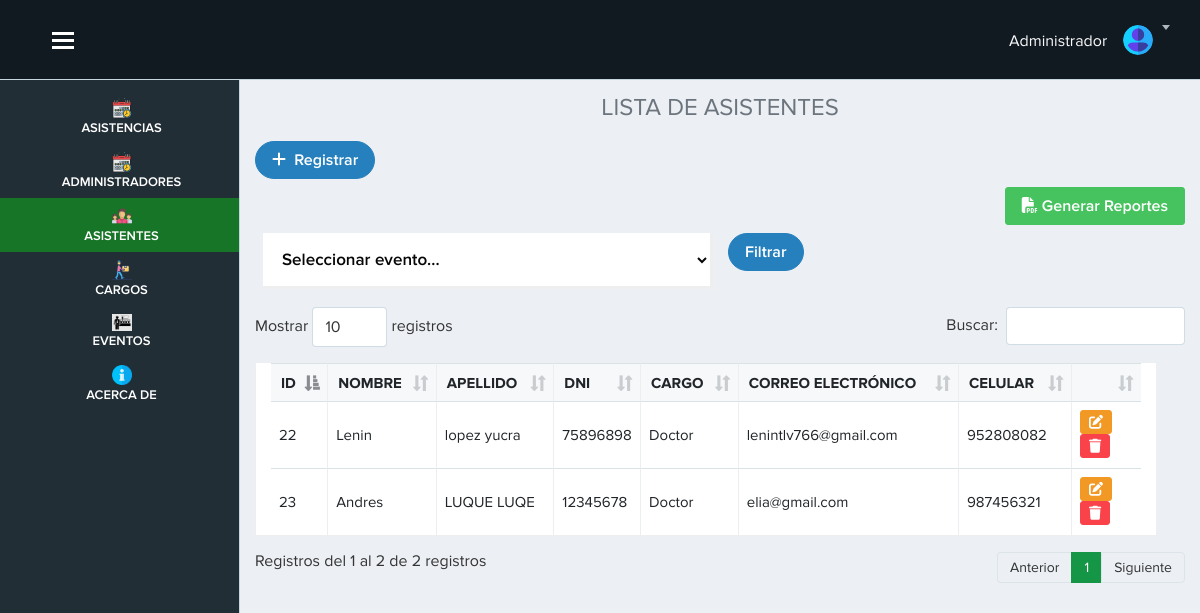
/vista/empleado.php (signed in), run on the app's committed database.
### tables this page shows
CREATE TABLE `empleado`  (
  `id_empleado` int NOT NULL AUTO_INCREMENT,
  `nombre` varchar(100) NULL DEFAULT NULL,
  `apellido` varchar(255) NULL DEFAULT NULL,
  `dni` varchar(255) NOT NULL,
  `cargo` int NOT NULL,
  `id_evento` int NULL DEFAULT NULL,
  `correo` varchar(255) NULL DEFAULT NULL,
  `celular` varchar(255) NULL DEFAULT NULL,
  PRIMARY KEY (`id_empleado`) USING BTREE,
  INDEX `fk1`(`cargo` ASC) USING BTREE,
  CONSTRAINT `fk1` FOREIGN KEY (`cargo`) REFERENCES `cargo` (`id_cargo`) ON DELETE CASCADE ON UPDATE RESTRICT
);

CREATE TABLE `cargo`  (
  `id_cargo` int NOT NULL AUTO_INCREMENT,
  `nombre` varchar(100) NULL DEFAULT NULL,
  PRIMARY KEY (`id_cargo`) USING BTREE
);

### vista/empleado.php (the view, shortened to what this page needs)
<?php require('./layout/topbar.php'); ?>
<?php require('./layout/sidebar.php'); ?>
<div class="page-content">
    <h4 class="text-center text-secondary">LISTA DE ASISTENTES</h4>
    <?php
    include "../controlador/controlador_eliminar_empleado.php";
    if (isset($_POST['txtevento'])) {
        $id_evento = $_POST['txtevento'];
        $sql = $conexion->prepare("SELECT empleado.id_empleado, empleado.nombre, empleado.apellido, empleado.dni, empleado.cargo, empleado.correo, empleado.celular, cargo.nombre AS nom_cargo
                                    FROM empleado
                                    INNER JOIN cargo ON empleado.cargo = cargo.id_cargo
                                    WHERE empleado.id_evento = ?");
        $sql->bind_param("i", $id_evento);
        $sql->execute();
        $result = $sql->get_result();
    } else {
        $result = $conexion->query("SELECT empleado.id_empleado, empleado.nombre, empleado.apellido, empleado.dni, empleado.cargo, empleado.correo, empleado.celular, empleado.id_evento, cargo.nombre AS nom_cargo
                                    FROM empleado
                                    INNER JOIN cargo ON empleado.cargo = cargo.id_cargo");
    }
    ?>
    <a href="registro_empleado.php" class="btn btn-primary btn-rounded mb-2"><i class="fas fa-plus"></i> &nbsp;Registrar</a>
    <div class="text-right mb-2">
        <a href="fpdf/reporteempleadoV.php" target="_blank" class="btn btn-success"><i class="fas fa-file-pdf"></i> Generar Reportes</a>
    </div>
    <form action="" method="POST">
        <div class="fl-flex-label mb-4 px-2 col-md-6">
            <select name="txtevento" class="input input__select">
                <option value="">Seleccionar evento...</option>
            </select>
        </div>
        <div class="fl-flex-label mb-4 px-2 col-md-6">
            <button type="submit" class="btn btn-primary btn-rounded">Filtrar</button>
        </div>
    </form>
    <div class="table-responsive">
        <table class="table table-bordered table-hover col-sm-12" id="example">
            <thead>
                <tr>
                    <th scope="col">ID</th>
                    <th scope="col">NOMBRE</th>
                    <th scope="col">APELLIDO</th>
                    <th scope="col">DNI</th>
                    <th scope="col">CARGO</th>
                    <th scope="col">CORREO ELECTRÓNICO</th>
                    <th scope="col">CELULAR</th>
                    <th></th>
                </tr>
            </thead>
            <tbody>
                <?php
                while ($datos = $result->fetch_object()) { ?>
                    <tr>
                        <td><?= $datos->id_empleado ?></td>
                        <td><?= $datos->nombre ?></td>
                        <td><?= $datos->apellido ?></td>
                        <td><?= $datos->dni ?></td>
                        <td><?= $datos->nom_cargo ?></td>
                        <td><?= $datos->correo ?></td>
                        <td><?= $datos->celular ?></td>
                        <td>
                            <a href="" data-toggle="modal" data-target="#exampleModal<?= $datos->id_empleado ?>" class="btn btn-warning btn-sm"><i class="fas fa-edit"></i></a>
                            <a href="empleado.php?id=<?= $datos->id_empleado ?>" onclick="advertencia(event)" class="btn btn-danger btn-sm"><i class="fas fa-trash"></i></a>
                        </td>
                    </tr>
                <?php  }
                ?>
            </tbody>
        </table>
    </div>
</div>
<?php require('./layout/footer.php'); ?>

### public/principal/css/estilos.css (style rules this page uses)
.input { width: 100%; border: none; background: white; padding: 15px; border-bottom: 2px solid rgb(238, 238, 238); border-right: 2px solid rgb(238, 238, 238); transition: all 0.3s; color: rgb(7, 7, 7) !important; font-weight: 600; font-size: 17px; box-shadow: 1px 1px 2px rgb(238, 238, 238); margin-bottom: -5px; outline: none !important; }
.input::placeholder { font-size: 14px; font-weight: normal; }
.input__select { font-size: 17px; }

### vista/layout/topbar.php (style rules this page uses)
.page-content { margin-top: 70px; }

### data on the page
empleado: id_empleado "22", nombre "Lenin", apellido "lopez yucra", dni "75896898", cargo.nombre "Doctor", correo "lenintlv766@gmail.com", celular "952808082"
empleado: id_empleado "23", nombre "Andres", apellido "LUQUE LUQE", dni "12345678", cargo.nombre "Doctor", correo "elia@gmail.com", celular "987456321"
